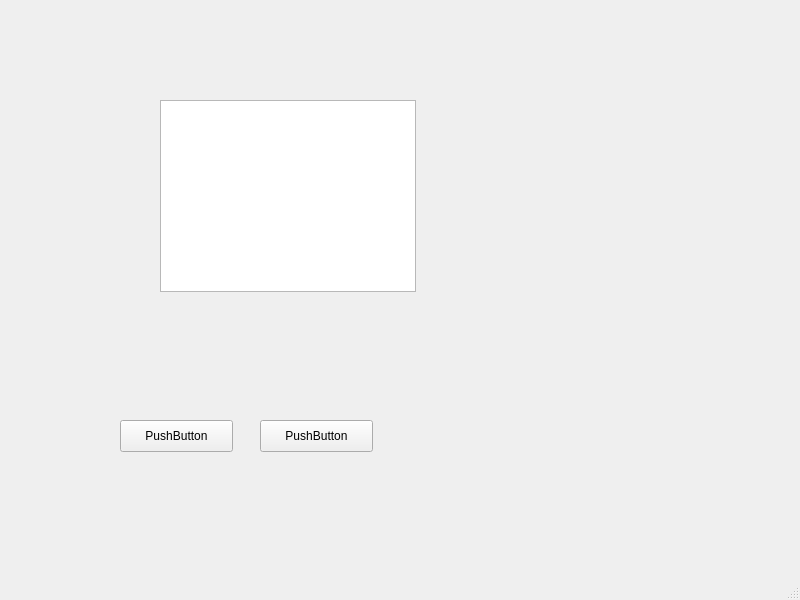
<?xml version="1.0" encoding="UTF-8"?>
<ui version="4.0">
 <class>MainWindow</class>
 <widget class="QMainWindow" name="MainWindow">
  <property name="geometry">
   <rect>
    <x>0</x>
    <y>0</y>
    <width>800</width>
    <height>600</height>
   </rect>
  </property>
  <property name="windowTitle">
   <string>MainWindow</string>
  </property>
  <widget class="QWidget" name="centralwidget">
   <widget class="QPushButton" name="pushButton">
    <property name="geometry">
     <rect>
      <x>120</x>
      <y>420</y>
      <width>113</width>
      <height>32</height>
     </rect>
    </property>
    <property name="text">
     <string>PushButton</string>
    </property>
   </widget>
   <widget class="QPushButton" name="pushButton_2">
    <property name="geometry">
     <rect>
      <x>260</x>
      <y>420</y>
      <width>113</width>
      <height>32</height>
     </rect>
    </property>
    <property name="text">
     <string>PushButton</string>
    </property>
   </widget>
   <widget class="QWidget" name="widget" native="true">
    <property name="geometry">
     <rect>
      <x>130</x>
      <y>60</y>
      <width>401</width>
      <height>271</height>
     </rect>
    </property>
    <widget class="QTextBrowser" name="textBrowser">
     <property name="geometry">
      <rect>
       <x>30</x>
       <y>40</y>
       <width>256</width>
       <height>192</height>
      </rect>
     </property>
    </widget>
   </widget>
  </widget>
  <widget class="QMenuBar" name="menubar">
   <property name="geometry">
    <rect>
     <x>0</x>
     <y>0</y>
     <width>800</width>
     <height>24</height>
    </rect>
   </property>
  </widget>
  <widget class="QStatusBar" name="statusbar"/>
 </widget>
 <resources/>
 <connections/>
</ui>
